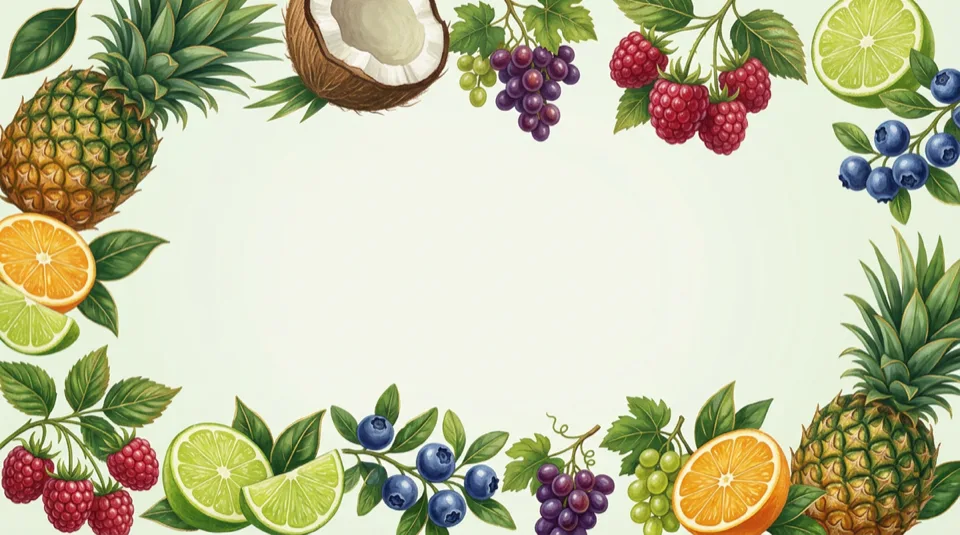
#> input picture src/assets/header-fruits-bg.webp, 960 x 535 px
$ python -i normalize-catalog-images.py   (imports and definitions only)
#> lines starting #> are read from the running program, lines starting #| are printed output that depends on the picture
#> in flatten_alpha, returned value is the input picture: PIL image 960x535 RGB; mean R, G, B 190, 190.9, 158.7
#!/usr/bin/env python3
"""Trim white borders and fit catalog product shots into a uniform square canvas."""

from __future__ import annotations

import sys
from pathlib import Path

from PIL import Image

ROOT = Path(__file__).resolve().parents[1]
CATALOG_DIR = ROOT / "public" / "images" / "catalog"
OUTPUT_SIZE = 1024
CARD_WEBP_SIZE = 480
CARD_WEBP_QUALITY = 82
PADDING_RATIO = 0.06
WHITE_THRESHOLD = 240


def content_bbox(im: Image.Image, threshold: int = WHITE_THRESHOLD) -> tuple[int, int, int, int] | None:
#> called with threshold = 240
    rgb = im.convert("RGB")
    w, h = rgb.size
#> w = 960; h = 535
    pixels = rgb.load()
    minx, miny, maxx, maxy = w, h, -1, -1
#> minx = 960; miny = 535; maxx = -1; maxy = -1
    for y in range(h):
        for x in range(w):
            r, g, b = pixels[x, y]
            if r < threshold or g < threshold or b < threshold:
                minx = min(minx, x)
                miny = min(miny, y)
                maxx = max(maxx, x)
                maxy = max(maxy, y)
    if maxx < 0:
        return None
    return minx, miny, maxx + 1, maxy + 1


def flatten_alpha(im: Image.Image) -> Image.Image:
    if im.mode in ("RGBA", "LA") or (im.mode == "P" and "transparency" in im.info):
        rgba = im.convert("RGBA")
        bg = Image.new("RGBA", rgba.size, (255, 255, 255, 255))
        return Image.alpha_composite(bg, rgba).convert("RGB")
    return im.convert("RGB")


def normalize_image(path: Path) -> bool:
    im = flatten_alpha(Image.open(path))
    bbox = content_bbox(im)
#> bbox = (0, 0, 960, 535)
    if not bbox:
        print(f"skip (empty): {path.name}")
        return False

    cropped = im.crop(bbox)
    pad = int(OUTPUT_SIZE * PADDING_RATIO)
    inner = OUTPUT_SIZE - 2 * pad
    cw, ch = cropped.size
#> cw = 960; ch = 535
    scale = min(inner / cw, inner / ch)
#> scale = 0.94
    nw = max(1, int(cw * scale))
#> nw = 902
    nh = max(1, int(ch * scale))
#> nh = 502
    resized = cropped.resize((nw, nh), Image.Resampling.LANCZOS)

    canvas = Image.new("RGB", (OUTPUT_SIZE, OUTPUT_SIZE), (255, 255, 255))
#> canvas: PIL image 1024x1024 RGB; every value is 255
    x = (OUTPUT_SIZE - nw) // 2
#> x = 61
    y = (OUTPUT_SIZE - nh) // 2
#> y = 261
    canvas.paste(resized, (x, y))
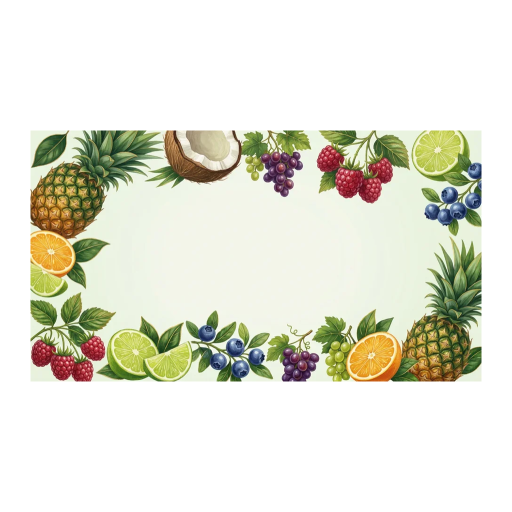
#> canvas: PIL image 1024x1024 RGB (shown at 1/2 size); mean R, G, B 226.9, 227.3, 213.4
    canvas.save(path, "PNG", optimize=True)
    write_mobile_webp(canvas, path)
    return True


def write_mobile_webp(canvas: Image.Image, png_path: Path) -> None:
#> called with png_path = '../src/assets/header-fruits-bg.webp'
    card = canvas.resize((CARD_WEBP_SIZE, CARD_WEBP_SIZE), Image.Resampling.LANCZOS)
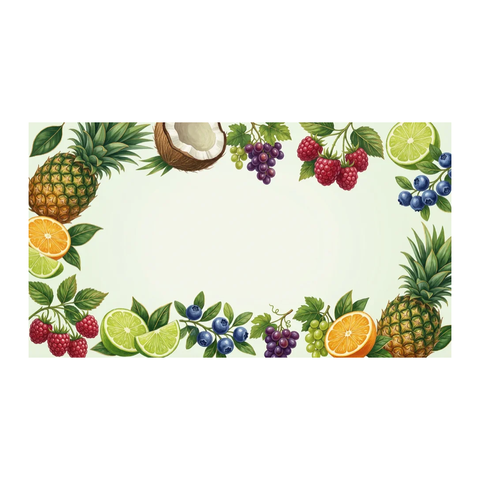
#> card: PIL image 480x480 RGB; mean R, G, B 226.9, 227.3, 213.4
#> (the run stopped early here; a loop or call above may not have finished)
